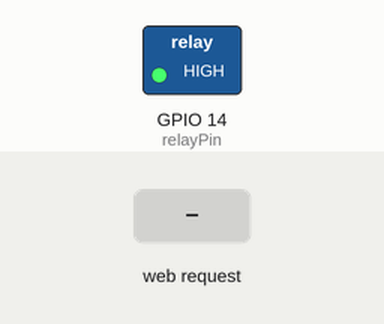
Recording of a sketch running on a simulated ESP32. Shown: switched loads named in the sketch (green lamp = pin HIGH). Inputs (shaded band) come from the test bench. WiFi joins after 1.5 s; servers stay silent unless stated; what the sketch prints to the serial monitor is not drawn.

Above: at 3.2 s.
3.3 s: HTTP request GET /unlock received
At 4.5 s:
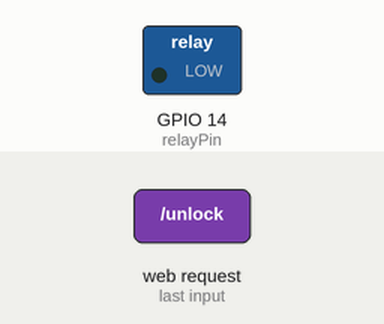
Timing chart, 0 to 7.8 s (numbered marks = the images above; inputs shaded):
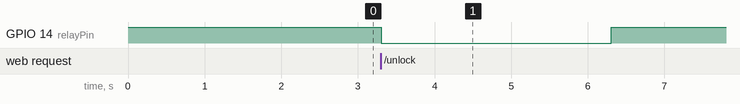

The sketch:

esp32.ino
```cpp
#include <WiFi.h>
#include <ESPAsyncWebServer.h>

const char* ssid = "AO3";
const char* password = "a12b32";

AsyncWebServer server(80);
const int relayPin = 14;

unsigned long unlockStartTime = 0;
bool isUnlocked = false;

void setup() {
  Serial.begin(115200);

  pinMode(relayPin, OUTPUT);
  digitalWrite(relayPin, HIGH); // Locked (active LOW relay)

  WiFi.begin(ssid, password);
  while (WiFi.status() != WL_CONNECTED) {
    delay(1000);
    Serial.println("Connecting to WiFi...");
  }

  Serial.println("Connected!");
  Serial.println(WiFi.localIP());

  // Home route
  server.on("/", HTTP_GET, [](AsyncWebServerRequest *request){
    request->send(200, "text/plain", "ESP32 Door Lock System Running");
  });

  // Unlock route
  server.on("/unlock", HTTP_GET, [](AsyncWebServerRequest *request){
    digitalWrite(relayPin, LOW); // Unlock
    unlockStartTime = millis();
    isUnlocked = true;

    request->send(200, "text/plain", "Door Unlocked");
  });

  server.begin();
}

void loop() {
  if (isUnlocked && millis() - unlockStartTime >= 3000) {
    digitalWrite(relayPin, HIGH); // Lock again
    isUnlocked = false;
    Serial.println("Door Locked");
  }
}
```

Measured:
- after the input at 3.3 s, GPIO 14 (relayPin): HIGH → LOW at once, → HIGH 3.0 s later
